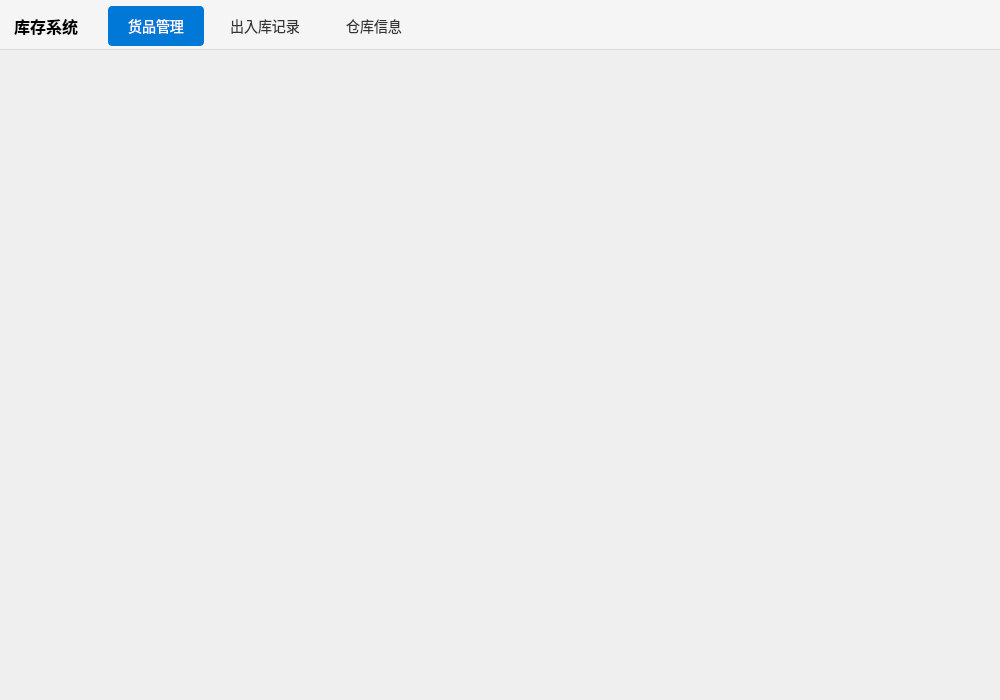
<?xml version="1.0" encoding="UTF-8"?>
<ui version="4.0">
 <class>MasterView</class>
 <widget class="QWidget" name="MasterView">
  <property name="geometry">
   <rect>
    <x>0</x>
    <y>0</y>
    <width>1000</width>
    <height>700</height>
   </rect>
  </property>
  <property name="windowTitle">
   <string>企业库存管理系统</string>
  </property>
  <layout class="QVBoxLayout" name="verticalLayout_Main">
   <property name="spacing">
    <number>0</number>
   </property>
   <property name="leftMargin">
    <number>0</number>
   </property>
   <property name="topMargin">
    <number>0</number>
   </property>
   <property name="rightMargin">
    <number>0</number>
   </property>
   <property name="bottomMargin">
    <number>0</number>
   </property>
   <item>
    <widget class="QFrame" name="topFrame">
     <property name="minimumSize">
      <size>
       <width>0</width>
       <height>50</height>
      </size>
     </property>
     <property name="styleSheet">
      <string notr="true">QFrame#topFrame {
	background-color: #f5f5f5;
	border-bottom: 1px solid #dcdcdc;
}
QPushButton {
	border: none;
	background: transparent;
	font-size: 14px;
	padding: 10px 20px;
    color: #333;
}
QPushButton:hover {
	color: #0078d7;
}
QPushButton:checked {
	background-color: #0078d7;
	color: white;
	border-radius: 4px;
}</string>
     </property>
     <widget class="QWidget" name="">
      <property name="geometry">
       <rect>
        <x>10</x>
        <y>6</y>
        <width>1097</width>
        <height>40</height>
       </rect>
      </property>
      <layout class="QHBoxLayout" name="horizontalLayout">
       <item>
        <widget class="QLabel" name="labelLogo">
         <property name="styleSheet">
          <string notr="true">font-size: 16px; margin-right: 20px;</string>
         </property>
         <property name="text">
          <string>&lt;b&gt;库存系统&lt;/b&gt;</string>
         </property>
        </widget>
       </item>
       <item>
        <widget class="QPushButton" name="btnPageGoods">
         <property name="text">
          <string>货品管理</string>
         </property>
         <property name="checkable">
          <bool>true</bool>
         </property>
         <property name="checked">
          <bool>true</bool>
         </property>
         <property name="autoExclusive">
          <bool>true</bool>
         </property>
        </widget>
       </item>
       <item>
        <widget class="QPushButton" name="btnPageRecords">
         <property name="text">
          <string>出入库记录</string>
         </property>
         <property name="checkable">
          <bool>true</bool>
         </property>
         <property name="autoExclusive">
          <bool>true</bool>
         </property>
        </widget>
       </item>
       <item>
        <widget class="QPushButton" name="btnPageWarehouse">
         <property name="text">
          <string>仓库信息</string>
         </property>
         <property name="checkable">
          <bool>true</bool>
         </property>
         <property name="autoExclusive">
          <bool>true</bool>
         </property>
        </widget>
       </item>
       <item>
        <spacer name="horizontalSpacer">
         <property name="orientation">
          <enum>Qt::Orientation::Horizontal</enum>
         </property>
         <property name="sizeHint" stdset="0">
          <size>
           <width>671</width>
           <height>17</height>
          </size>
         </property>
        </spacer>
       </item>
      </layout>
     </widget>
    </widget>
   </item>
   <item>
    <widget class="QStackedWidget" name="stackedWidget"/>
   </item>
  </layout>
 </widget>
 <resources/>
 <connections/>
</ui>
